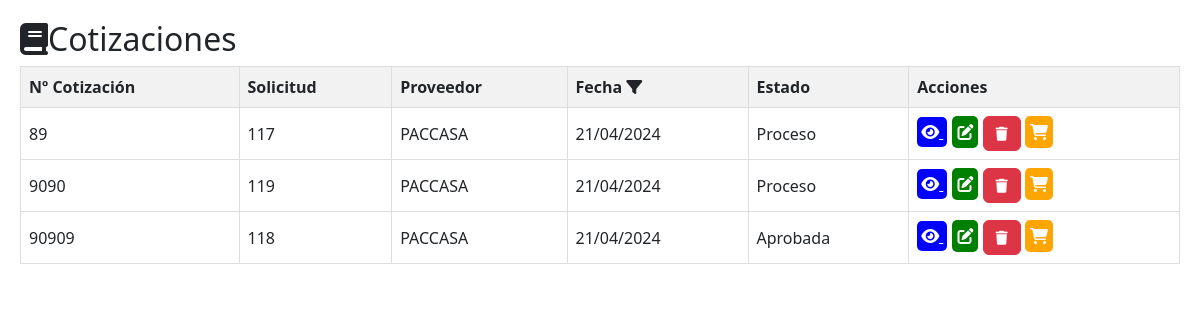
The app's page /cotizaciones/cotizaciones.php, older data.
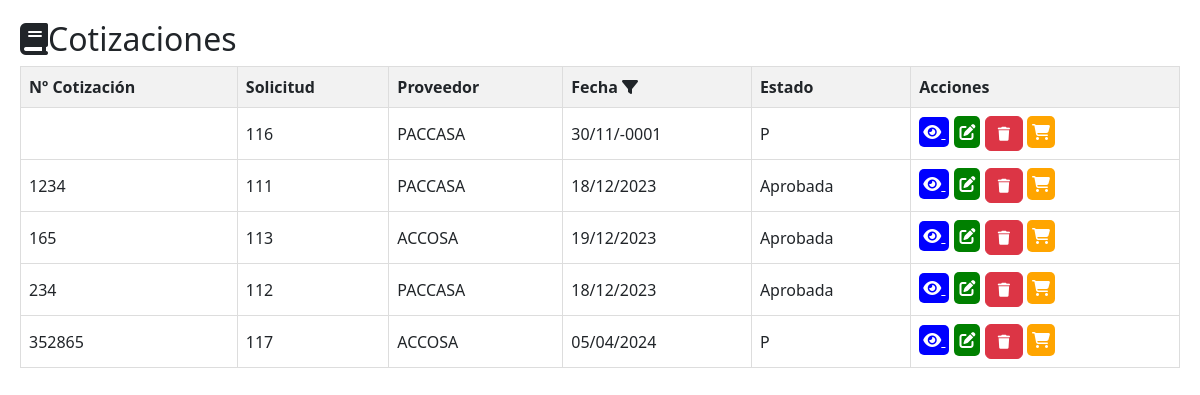
The same page, newer data.
### tables this page shows
CREATE TABLE `tbl_cotizacion` (
  `ID_COTIZACION` int(11) NOT NULL AUTO_INCREMENT,
  `ID` int(11) DEFAULT NULL,
  `ID_PROVEEDOR` int(11) DEFAULT NULL,
  `NUMERO_COTIZACION` varchar(20) DEFAULT NULL,
  `DEPARTAMENTO` varchar(100) NOT NULL,
  `FECHA_COTIZACION` date DEFAULT NULL,
  `ESTADO` varchar(255) NOT NULL,
  `URL` varchar(255) NOT NULL,
  `FECHA_CREACION` timestamp NOT NULL DEFAULT current_timestamp(),
  `FECHA_MODIFICACION` timestamp NOT NULL DEFAULT current_timestamp() ON UPDATE current_timestamp(),
  `CREADO_POR` varchar(255) DEFAULT NULL,
  `MODIFICADO_POR` varchar(255) DEFAULT NULL,
  PRIMARY KEY (`ID_COTIZACION`),
  KEY `ID_PROVEEDOR` (`ID_PROVEEDOR`),
  KEY `tbl_solicitudes_tbl_cotizacion` (`ID`),
  CONSTRAINT `tbl_cotizacion_ibfk_1` FOREIGN KEY (`ID_PROVEEDOR`) REFERENCES `tbl_proveedores` (`ID_PROVEEDOR`)
);

CREATE TABLE `tbl_proveedores` (
  `ID_PROVEEDOR` int(11) NOT NULL AUTO_INCREMENT,
  `NOMBRE` varchar(100) DEFAULT NULL,
  `DIRECCION` varchar(200) DEFAULT NULL,
  `TELEFONO` varchar(20) DEFAULT NULL,
  `CORREO_ELECTRONICO` varchar(100) DEFAULT NULL,
  `FECHA_CREACION` timestamp NOT NULL DEFAULT current_timestamp(),
  `FECHA_MODIFICACION` timestamp NOT NULL DEFAULT current_timestamp() ON UPDATE current_timestamp(),
  `CREADO_POR` varchar(255) DEFAULT NULL,
  `MODIFICADO_POR` varchar(255) DEFAULT NULL,
  `id_empresa` int(11) DEFAULT NULL,
  `SERVICIO_PRESTADO` varchar(150) DEFAULT NULL,
  `RTN_EMPRESA` varchar(15) DEFAULT NULL,
  `ESTADO_PROVEEDOR` varchar(255) DEFAULT NULL,
  PRIMARY KEY (`ID_PROVEEDOR`)
);

### cotizaciones/cotizaciones.php (the view, shortened to what this page needs)
<!DOCTYPE html>
<html lang="es">
<head>
    <link rel="stylesheet" href="../css/estilos.css">
    <link href="https://cdn.jsdelivr.net/npm/bootstrap@5.3.0/dist/css/bootstrap.min.css" rel="stylesheet">
</head>
<body>
<?php
include('../conexion/conexion.php');
$headerContent = '
    <h2><i class="fas fa-book"></i>Cotizaciones</h2>
    <table class="solicitud-table">
        <tr>
            <th>Nº Cotización</th>
            <th>Solicitud</th>
            <th>Proveedor</th>
            <th>
                Fecha
                <i class="fas fa-filter filter-icon" onclick="toggleFechaFiltro()"></i>
                <input type="date" id="fecha_filtro" onchange="filtrarPorFecha()">
            </th>
            <th>Estado</th>
            <th>Acciones</th>
        </tr>
';
if (isset($_GET['fecha_filtro'])) {
    $fechaFiltro = date('Y-m-d', strtotime($_GET['fecha_filtro']));
    $sql = "SELECT DISTINCT c.NUMERO_COTIZACION, c.ID_COTIZACION, c.ID, c.ID_PROVEEDOR, p.NOMBRE as PROVEEDOR, c.FECHA_COTIZACION, c.ESTADO
            FROM tbl_cotizacion c
            INNER JOIN tbl_proveedores p ON c.ID_PROVEEDOR = p.ID_PROVEEDOR
            WHERE c.FECHA_COTIZACION = '$fechaFiltro'
            ORDER BY c.NUMERO_COTIZACION";
} else {
    $sql = "SELECT DISTINCT c.NUMERO_COTIZACION, c.ID_COTIZACION, c.ID, c.ID_PROVEEDOR, p.NOMBRE as PROVEEDOR, c.FECHA_COTIZACION, c.ESTADO
            FROM tbl_cotizacion c
            INNER JOIN tbl_proveedores p ON c.ID_PROVEEDOR = p.ID_PROVEEDOR
            ORDER BY c.NUMERO_COTIZACION";
}
$result = $conn->query($sql);
$rowsContent = '';
if ($result->num_rows > 0) {
    echo $headerContent;
    while ($row = $result->fetch_assoc()) {
        $rowsContent .= '<tr>';
        $rowsContent .= '<td>' . $row["NUMERO_COTIZACION"] . '</td>';
        $rowsContent .= '<td>' . $row["ID"] . '</td>';
        $rowsContent .= '<td>' . $row["PROVEEDOR"] . '</td>';
        $rowsContent .= '<td>' . date("d/m/Y", strtotime($row["FECHA_COTIZACION"])) . '</td>';
        $rowsContent .= '<td>' . $row["ESTADO"] . '</td>';
        $rowsContent .= '<td>
                           <a href="verCotizacion.php?id='. $row["ID_COTIZACION"] . '" style="background-color: blue; color: white; padding: 4px; border-radius: 5px; margin-right: 5px;">
                           <i class="fas fa-eye"></i>
                           </a>
                            <a href="editar_cotizacion.php?id=' . $row["ID_COTIZACION"] . '" style="background-color: green; color: white; padding: 5px; border-radius: 5px;"><i class="fas fa-edit"></i></a>
                            <button class="btn btn-danger" onclick="eliminarCotizacion(' . $row["ID_COTIZACION"] . ')" style="font-size: 14px;">
                              <i class="fas fa-trash"></i>
                            </button>
                            <a href="../cotizaciones/add_cotizaciones.php?id=' . $row["ID"] . '" style="background-color: orange; color: white; padding: 5px; border-radius: 5px;"><i class="fas fa-shopping-cart"></i></a>
                        </td>';
        $rowsContent .= '</tr>';
    }
    echo $rowsContent;
    echo '</table>';
} else {
    echo $headerContent;
    echo '<tr><td colspan="6">No se encontraron cotizaciones.</td></tr>';
    echo '</table>';
}
?>
</body>
</html>

Row changes from the older to the newer data that the page shows:
removed tbl_cotizacion: NUMERO_COTIZACION "89", ID "117", ID_PROVEEDOR.NOMBRE "PACCASA", FECHA_COTIZACION "21/04/2024", ESTADO "Proceso"
removed tbl_cotizacion: NUMERO_COTIZACION "9090", ID "119", ID_PROVEEDOR.NOMBRE "PACCASA", FECHA_COTIZACION "21/04/2024", ESTADO "Proceso"
removed tbl_cotizacion: NUMERO_COTIZACION "90909", ID "118", ID_PROVEEDOR.NOMBRE "PACCASA", FECHA_COTIZACION "21/04/2024", ESTADO "Aprobada"
added tbl_cotizacion: ID "116", ID_PROVEEDOR.NOMBRE "PACCASA", FECHA_COTIZACION "30/11/-0001", ESTADO "P"
added tbl_cotizacion: NUMERO_COTIZACION "1234", ID "111", ID_PROVEEDOR.NOMBRE "PACCASA", FECHA_COTIZACION "18/12/2023", ESTADO "Aprobada"
added tbl_cotizacion: NUMERO_COTIZACION "165", ID "113", ID_PROVEEDOR.NOMBRE "ACCOSA", FECHA_COTIZACION "19/12/2023", ESTADO "Aprobada"
added tbl_cotizacion: NUMERO_COTIZACION "234", ID "112", ID_PROVEEDOR.NOMBRE "PACCASA", FECHA_COTIZACION "18/12/2023", ESTADO "Aprobada"
added tbl_cotizacion: NUMERO_COTIZACION "352865", ID "117", ID_PROVEEDOR.NOMBRE "ACCOSA", FECHA_COTIZACION "05/04/2024", ESTADO "P"
